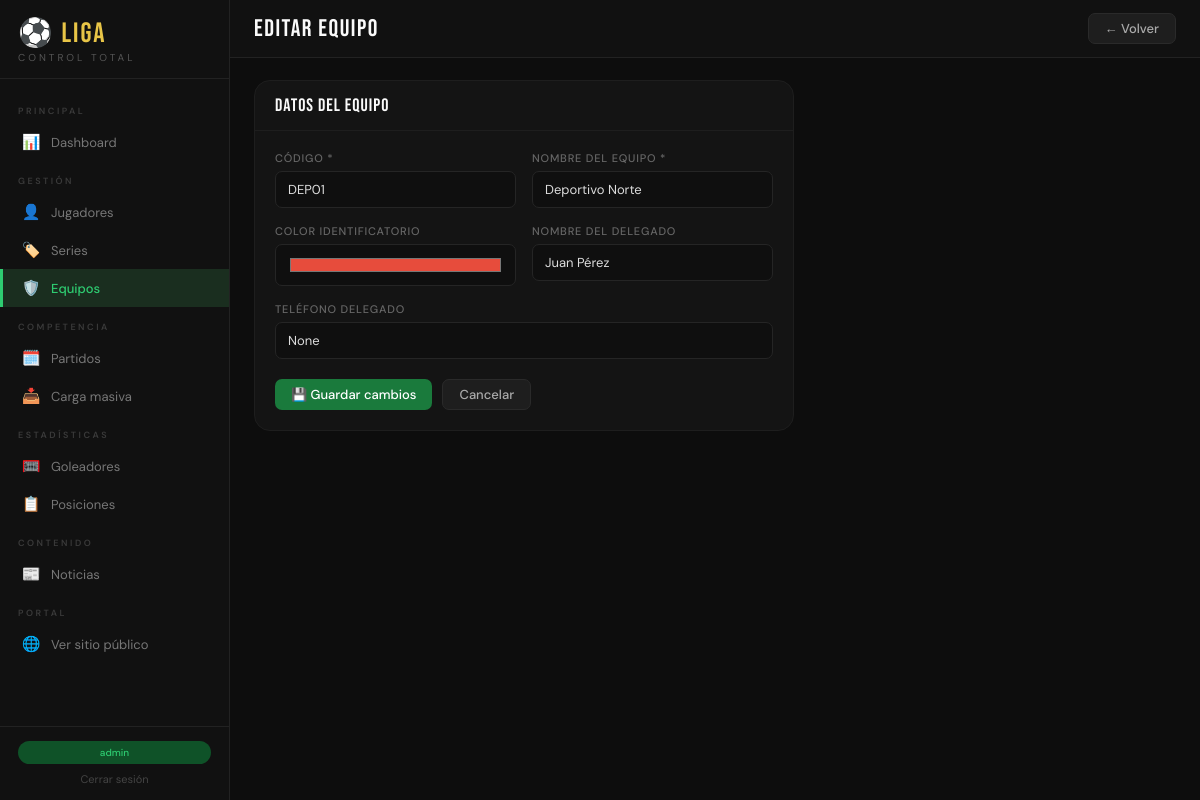
Page /admin/equipos/1/editar (signed in) on the committed database.
### app/models/__init__.py (models this page shows, shortened)
class Usuario(UserMixin, db.Model):
    __tablename__ = 'usuarios'
    id = db.Column(db.Integer, primary_key=True)
    username = db.Column(db.String(64), unique=True, nullable=False)
    email = db.Column(db.String(120), unique=True, nullable=False)
    password_hash = db.Column(db.String(256), nullable=False)
    es_admin = db.Column(db.Boolean, default=False)
    creado_en = db.Column(db.DateTime, default=datetime.utcnow)

class Equipo(db.Model):
    __tablename__ = 'equipos'
    id = db.Column(db.Integer, primary_key=True)
    codigo = db.Column(db.String(10), unique=True, nullable=False)
    nombre = db.Column(db.String(100), nullable=False)
    color = db.Column(db.String(7), default='#1a7a3c')
    delegado = db.Column(db.String(100))
    telefono_delegado = db.Column(db.String(20))
    activo = db.Column(db.Boolean, default=True)
    creado_en = db.Column(db.DateTime, default=datetime.utcnow)
    jugadores = db.relationship('Jugador', backref='equipo', lazy='dynamic')
    partidos_local = db.relationship('Partido', foreign_keys='Partido.local_id', backref='equipo_local', lazy='dynamic')
    partidos_visita = db.relationship('Partido', foreign_keys='Partido.visita_id', backref='equipo_visita', lazy='dynamic')

### app/routes/equipos.py (the view, shortened to what this page needs)
@equipos_bp.route('/nuevo', methods=['GET', 'POST'])
@equipos_bp.route('/<int:id>/editar', methods=['GET', 'POST'])
@login_required
def form(id=None):
    equipo = Equipo.query.get_or_404(id) if id else None
    return render_template('equipos/form.html', equipo=equipo)

### app/models/__init__.py (called while the page is built)
@login_manager.user_loader
def load_user(user_id):
    return Usuario.query.get(int(user_id))

### app/templates/equipos/form.html (shortened to what this page needs)
{% extends 'base.html' %}
{% block topbar_title %}{{ 'EDITAR EQUIPO' if equipo else 'NUEVO EQUIPO' }}{% endblock %}
{% block topbar_actions %}<a href="{{ url_for('equipos.index') }}" class="btn btn-secondary">← Volver</a>{% endblock %}
{% block content %}
<div style="max-width:540px">
<div class="card">
  <div class="card-header"><span class="card-title">DATOS DEL EQUIPO</span></div>
  <div class="card-body">
    <form method="POST">
      <div class="form-grid">
        <div class="form-group">
          <label>Código *</label>
          <input type="text" name="codigo" required placeholder="Ej: EQ001" maxlength="10"
            value="{{ equipo.codigo if equipo else '' }}">
        </div>
        <div class="form-group">
          <label>Nombre del equipo *</label>
          <input type="text" name="nombre" required placeholder="Ej: Club Deportivo Sur"
            value="{{ equipo.nombre if equipo else '' }}">
        </div>
        <div class="form-group">
          <label>Color identificatorio</label>
          <input type="color" name="color" value="{{ equipo.color if equipo else '#1a7a3c' }}" style="height:42px;cursor:pointer">
        </div>
        <div class="form-group">
          <label>Nombre del delegado</label>
          <input type="text" name="delegado" placeholder="Nombre completo"
            value="{{ equipo.delegado if equipo else '' }}">
        </div>
        <div class="form-group full">
          <label>Teléfono delegado</label>
          <input type="text" name="telefono_delegado" placeholder="+56 9 XXXX XXXX"
            value="{{ equipo.telefono_delegado if equipo else '' }}">
        </div>
      </div>
      <div style="display:flex;gap:10px;margin-top:20px">
        <button type="submit" class="btn btn-primary">{{ '💾 Guardar cambios' if equipo else '+ Crear equipo' }}</button>
        <a href="{{ url_for('equipos.index') }}" class="btn btn-secondary">Cancelar</a>
      </div>
    </form>
  </div>
</div>
</div>
{% endblock %}

### app/templates/base.html (shortened to what this page needs)
<!DOCTYPE html>
<html lang="es">
<head>
</head>
<body>
<nav class="sidebar" id="sidebar">
  <div class="logo">
    <div class="logo-title">⚽ LIGA</div>
    <div class="logo-sub">Control Total</div>
  </div>
  <div class="nav">
    <div class="nav-section">Principal</div>
    <a href="{{ url_for('dashboard.index') }}" class="nav-item {% if request.endpoint == 'dashboard.index' %}active{% endif %}">
      <span class="nav-icon">📊</span><span>Dashboard</span>
    </a>
    <div class="nav-section">Gestión</div>
    <a href="{{ url_for('jugadores.index') }}" class="nav-item {% if request.blueprint == 'jugadores' %}active{% endif %}">
      <span class="nav-icon">👤</span><span>Jugadores</span>
    </a>
    <a href="{{ url_for('series.index') }}" class="nav-item {% if request.blueprint == 'series' %}active{% endif %}">
      <span class="nav-icon">🏷️</span><span>Series</span>
    </a>
    <a href="{{ url_for('equipos.index') }}" class="nav-item {% if request.blueprint == 'equipos' %}active{% endif %}">
      <span class="nav-icon">🛡️</span><span>Equipos</span>
    </a>
    <div class="nav-section">Competencia</div>
    <a href="{{ url_for('partidos.index') }}" class="nav-item {% if request.blueprint == 'partidos' %}active{% endif %}">
      <span class="nav-icon">🗓️</span><span>Partidos</span>
    </a>
    <a href="{{ url_for('carga_masiva.partidos') }}" class="nav-item {% if request.blueprint == 'carga_masiva' %}active{% endif %}">
      <span class="nav-icon">📥</span><span>Carga masiva</span>
    </a>
    <div class="nav-section">Estadísticas</div>
    <a href="{{ url_for('goleadores.index') }}" class="nav-item {% if request.blueprint == 'goleadores' %}active{% endif %}">
      <span class="nav-icon">🥅</span><span>Goleadores</span>
    </a>
    <a href="{{ url_for('tabla.index') }}" class="nav-item {% if request.blueprint == 'tabla' %}active{% endif %}">
      <span class="nav-icon">📋</span><span>Posiciones</span>
    </a>
    <div class="nav-section">Contenido</div>
    <a href="{{ url_for('noticias_admin.index') }}" class="nav-item {% if request.blueprint == 'noticias_admin' %}active{% endif %}">
      <span class="nav-icon">📰</span><span>Noticias</span>
    </a>
    <div class="nav-section">Portal</div>
    <a href="{{ url_for('public.home') }}" class="nav-item" target="_blank">
      <span class="nav-icon">🌐</span><span>Ver sitio público</span>
    </a>
  </div>
  <div class="sidebar-footer">
    <span class="badge-liga">{{ current_user.username }}</span>
    <a href="{{ url_for('auth.logout') }}" style="display:block;text-align:center;font-size:11px;color:#444;margin-top:8px;text-decoration:none">Cerrar sesión</a>
  </div>
</nav>
<div class="main">
  <div class="topbar">
    <div style="display:flex;align-items:center;gap:10px">
      <div class="topbar-title">{% block topbar_title %}{% endblock %}</div>
    </div>
    <div class="topbar-actions">{% block topbar_actions %}{% endblock %}</div>
  </div>
  <div class="content">
    {% block content %}{% endblock %}
  </div>
</div>
</body>
</html>

### app/templates/base.html (style rules this page uses)
* { box-sizing:border-box;margin:0;padding:0 }
:root { --verde:#1a7a3c;--verde-claro:#2ecc71;--verde-oscuro:#0f5228; --negro:#0d0d0d;--blanco:#fafafa;--gris:#f0f0ee;--gris-medio:#d0d0cc; --acento:#e8c547;--rojo:#c0392b;--azul:#2980b9; --font-title:'Bebas Neue',sans-serif;--font-body:'DM Sans',sans-serif; --radius:10px;--radius-lg:16px;--sidebar-w:230px; }
body { font-family:var(--font-body);background:var(--negro);color:var(--blanco);min-height:100vh;display:flex }
.sidebar { width:var(--sidebar-w);background:#111;border-right:1px solid #222;position:fixed;top:0;left:0;height:100vh;display:flex;flex-direction:column;z-index:100;overflow-y:auto }
.logo { padding:20px 18px 14px;border-bottom:1px solid #222 }
.logo-title { font-family:var(--font-title);font-size:28px;color:var(--acento);letter-spacing:2px;line-height:1 }
.logo-sub { font-size:10px;color:#555;letter-spacing:3px;text-transform:uppercase;margin-top:3px }
.nav { flex:1;padding:12px 0 }
.nav-section { font-size:9px;letter-spacing:2.5px;color:#3a3a3a;text-transform:uppercase;padding:14px 18px 6px;font-weight:600 }
.nav-item { display:flex;align-items:center;gap:10px;padding:9px 18px;border-left:3px solid transparent;transition:all .15s;color:#777;font-size:13px;text-decoration:none }
.nav-item.active { background:#1a2e1f;color:var(--verde-claro);border-left-color:var(--verde-claro);font-weight:500 }
.nav-icon { font-size:15px;width:20px;text-align:center }
.sidebar-footer { padding:14px 18px;border-top:1px solid #222 }
.badge-liga { background:var(--verde-oscuro);color:var(--verde-claro);font-size:10px;padding:5px 10px;border-radius:20px;font-weight:500;text-align:center;display:block }
.main { margin-left:var(--sidebar-w);flex:1;display:flex;flex-direction:column;min-height:100vh }
.topbar { background:#111;border-bottom:1px solid #222;padding:0 24px;height:58px;display:flex;align-items:center;justify-content:space-between;position:sticky;top:0;z-index:50 }
.topbar-title { font-family:var(--font-title);font-size:24px;letter-spacing:1.5px }
.topbar-actions { display:flex;gap:10px;align-items:center }
.content { padding:22px 24px;flex:1 }
.btn { font-family:var(--font-body);font-size:13px;font-weight:500;padding:8px 16px;border-radius:7px;cursor:pointer;border:none;transition:all .15s;display:inline-flex;align-items:center;gap:7px;text-decoration:none;line-height:1 }
.btn-primary { background:var(--verde);color:#fff }
.btn-secondary { background:#1e1e1e;color:#aaa;border:1px solid #2a2a2a }
.card { background:#141414;border:1px solid #1e1e1e;border-radius:var(--radius-lg);overflow:hidden;margin-bottom:18px }
.card-header { padding:14px 20px;display:flex;justify-content:space-between;align-items:center;border-bottom:1px solid #1e1e1e }
.card-title { font-family:var(--font-title);font-size:18px;letter-spacing:1px }
.card-body { padding:20px }
.form-grid { display:grid;grid-template-columns:1fr 1fr;gap:16px }
.form-group { display:flex;flex-direction:column;gap:6px }
.form-group.full { grid-column:1/-1 }
label { font-size:11px;color:#666;font-weight:500;letter-spacing:.8px;text-transform:uppercase }
input[type=text],input[type=email],input[type=password],input[type=number],input[type=date],input[type=time],input[type=color],select,textarea { background:#0f0f0f;border:1px solid #252525;border-radius:7px;color:#ddd; font-family:var(--font-body);font-size:13px;padding:9px 12px;width:100%;transition:border .15s }

### rows in the picture
Usuario: username "admin"
Equipo: codigo "DEP01", nombre "Deportivo Norte", color "#e74c3c", delegado "Juan Pérez", telefono_delegado "None"

### other values in the picture
{{ 'EDITAR EQUIPO' if equipo else 'NUEVO EQUIPO' }} "EDITAR EQUIPO"
{{ '💾 Guardar cambios' if equipo else '+ Crear equipo' }} "💾 Guardar cambios"
